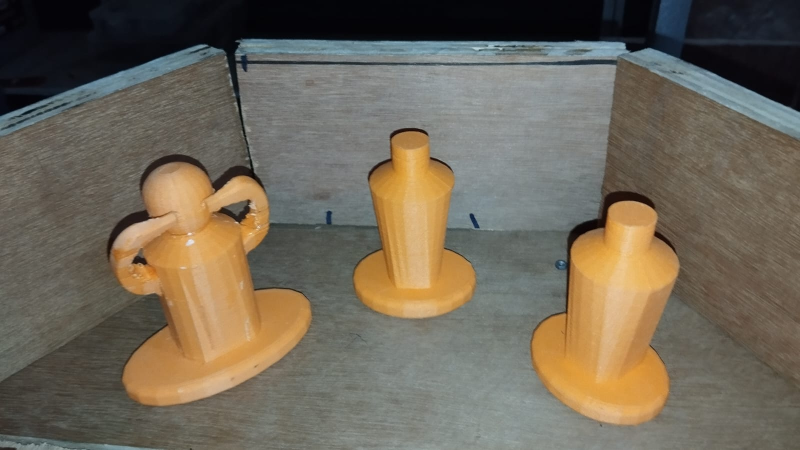
#> input picture g1.jpg, 1600 x 900 px (shown at 1/2 size)
$ python boneka.py
#> lines starting #> are read from the running program, lines starting #| are printed output that depends on the picture; after the words box and inside, x2 and y2 are one past the last pixel; in counts of white or black regions, pixels touching at a corner belong together
import cv2
import numpy as np

# Load image
image1 = cv2.imread("g1.jpg")
#> image1 is the input picture: shape (900, 1600, 3); mean B, G, R 88.8, 104, 112.8
image2 = cv2.imread("g2.jpg")
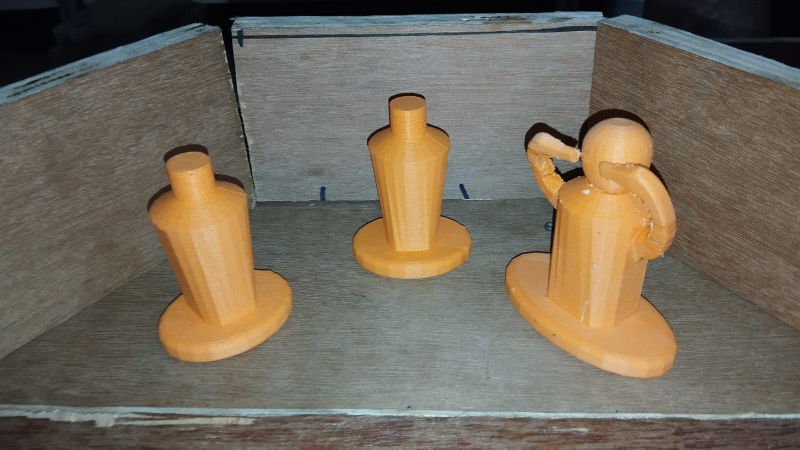
#> input picture g2.jpg, 1600 x 900 px (shown at 1/2 size)
#> image2 is the input picture: shape (900, 1600, 3); mean B, G, R 91.2, 106.6, 116.4
image3 = cv2.imread("g3.jpg")
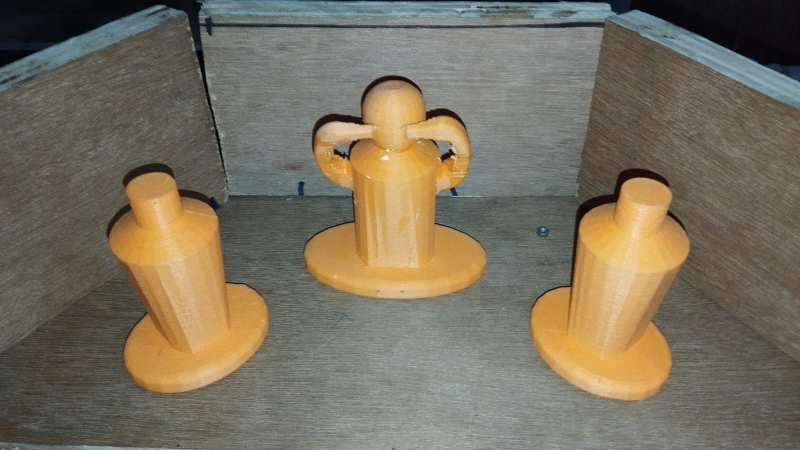
#> input picture g3.jpg, 1600 x 900 px (shown at 1/2 size)
#> image3 is the input picture: shape (900, 1600, 3); mean B, G, R 94.9, 113.3, 121.5

# Convert BGR to HSV
def show_real_people(image):
    hsv = cv2.cvtColor(image, cv2.COLOR_BGR2HSV)
#> hsv: shape (900, 1600, 3); mean H, S, V 50.1, 66.6, 117

    # Define lower and upper bounds for the HSV range
    lower_range = np.array([0, 0, 0])
    upper_range = np.array([255, 180, 170])

    # Threshold the HSV image to get only colors in the specified range
    mask = cv2.inRange(hsv, lower_range, upper_range)
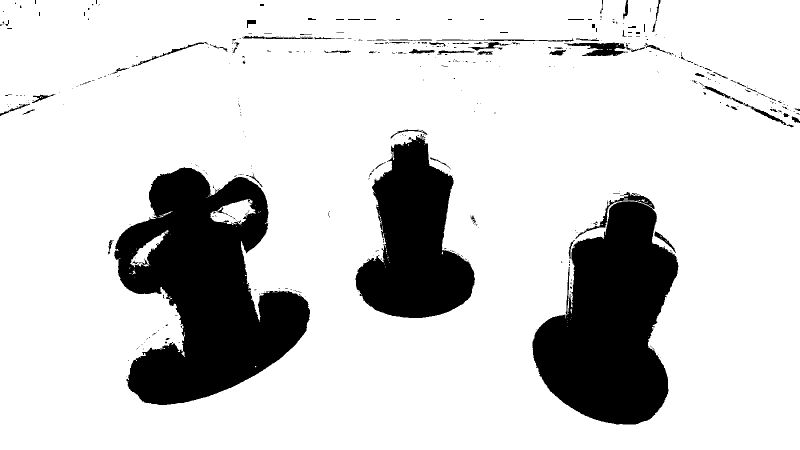
#> mask: shape (900, 1600) (shown at 1/2 size); 82.3% white; 485 black regions (397 under 20 px)

    # Find contours in the mask
    contours, _ = cv2.findContours(mask, cv2.RETR_TREE, cv2.CHAIN_APPROX_SIMPLE)
#> contours = 740 contours, 615 with area under 20; largest, box (x1, y1, x2, y2) and area: (0, 0, 1600, 900) 1436719, (227, 333, 621, 811) 111124, (1064, 401, 1358, 850) 84471, (710, 271, 951, 637) 52818, (420, 398, 512, 450) 2600
    # cv2.drawContours(image, contours, -1, (0,255,0), 3)

    # Sort contours by area in descending order
    contours = sorted(contours, key=cv2.contourArea, reverse=True)[1:4]
#> contours = 3 contours; box (x1, y1, x2, y2) and area: (227, 333, 621, 811) 111124, (1064, 401, 1358, 850) 84471, (710, 271, 951, 637) 52818

    # Draw bounding boxes around the top 3 largest contours
    for idx, contour in enumerate(contours):
        x, y, w, h = cv2.boundingRect(contour)
        cv2.rectangle(image, (x, y), (x + w, y + h), (0, 255, 0), 2)
        cv2.putText(image, f"object {idx+1}", (x,y), cv2.FONT_HERSHEY_SIMPLEX, 2, (255,255,255), 4)
#> this loop made 3 passes
#> (x, y, w, h) on passes 1 to 3: (227, 333, 394, 478), (1064, 401, 294, 449), (710, 271, 241, 366)
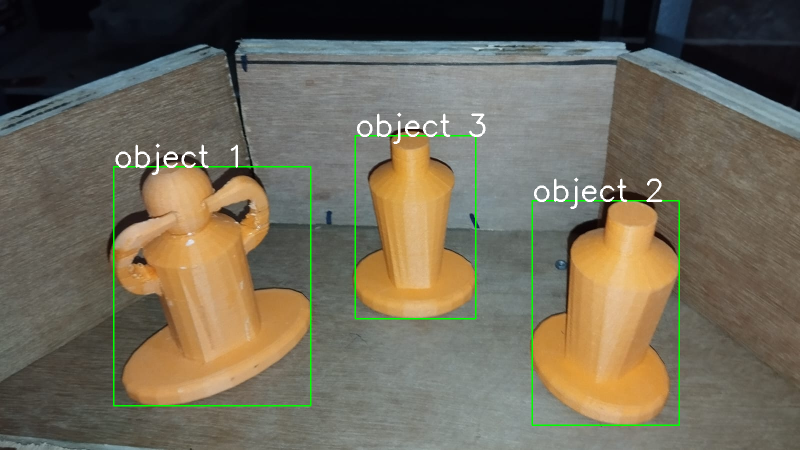
#> image: shape (900, 1600, 3) (shown at 1/2 size); 1.44% of pixels changed, all inside (x1, y1, x2, y2) = (226, 225, 1360, 852)

    object_detection = [
        cv2.matchShapes(contours[1],contours[2],1,0.0),
        cv2.matchShapes(contours[0],contours[1],1,0.0),
        cv2.matchShapes(contours[2],contours[0],1,0.0),
    ]
#> object_detection = [0.161, 0.175, 0.312]

    real_people = object_detection.index(min(object_detection))
#> real_people = 0

    cv2.putText(image, f"object {real_people+1} is real", (0,40), cv2.FONT_HERSHEY_SIMPLEX, 2, (255,255,255), 4)
#> image: shape (900, 1600, 3); 0.31% of pixels changed, all inside (x1, y1, x2, y2) = (4, 0, 489, 57)
    image = cv2.resize(image, (720,480))
#> image: shape (480, 720, 3)

    # print("Matching Shape 2 with Shape 3:", object_detection[1])
    # print("Matching Shape 1 with Shape 2:", object_detection[0])
    # print("Matching Shape 3 with Shape 1:", object_detection[2])
    return image

# Display the resulting image
cv2.imshow("1", show_real_people(image1))
cv2.imshow("2", show_real_people(image2))
#> in show_real_people (call 2), `hsv = cv2.cvtColor(image, cv2.COLOR_BGR2HSV)`: hsv: shape (900, 1600, 3); mean H, S, V 42.6, 61.2, 119.7
#> in show_real_people (call 2), `mask = cv2.inRange(hsv, lower_range, upper_range)`: mask: shape (900, 1600); 82.6% white; 1018 black regions (934 under 20 px)
#> in show_real_people (call 2), `contours, _ = cv2.findContours(mask, cv2.RETR_TREE, cv2.CHAIN_APPROX_S..`: contours = 1488 contours, 1356 with area under 20; largest, box (x1, y1, x2, y2) and area: (0, 0, 1600, 900) 1434674, (1012, 245, 1354, 757) 117089, (307, 324, 583, 725) 65438, (707, 186, 941, 559) 48287, (643, 817, 1433, 839) 7776
#> in show_real_people (call 2), `contours = sorted(contours, key=cv2.contourArea, reverse=True)[1:4]`: contours = 3 contours; box (x1, y1, x2, y2) and area: (1012, 245, 1354, 757) 117089, (307, 324, 583, 725) 65438, (707, 186, 941, 559) 48287
#> the loop in show_real_people (call 2), `for idx, contour in enumerate(contours):` made 3 passes
#> (x, y, w, h) on passes 1 to 3: (1012, 245, 342, 512), (307, 324, 276, 401), (707, 186, 234, 373)
#> after the loop in show_real_people (call 2), `for idx, contour in enumerate(contours):`:
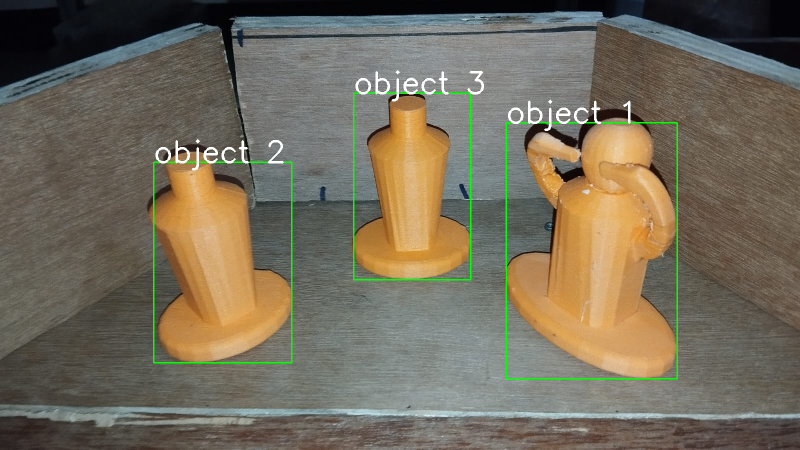
#> image: shape (900, 1600, 3) (shown at 1/2 size); 1.41% of pixels changed, all inside (x1, y1, x2, y2) = (306, 140, 1356, 759)
#> in show_real_people (call 2), `object_detection = [ cv2.matchShapes(contours[1],contours[2],1,0.0), c..`: object_detection = [0.131, 0.225, 0.343]
cv2.imshow("3", show_real_people(image3))
#> in show_real_people (call 3), `hsv = cv2.cvtColor(image, cv2.COLOR_BGR2HSV)`: hsv: shape (900, 1600, 3); mean H, S, V 41.6, 58.2, 125.3
#> in show_real_people (call 3), `mask = cv2.inRange(hsv, lower_range, upper_range)`: mask: shape (900, 1600); 81% white; 1118 black regions (1018 under 20 px)
#> in show_real_people (call 3), `contours, _ = cv2.findContours(mask, cv2.RETR_TREE, cv2.CHAIN_APPROX_S..`: contours = 1509 contours, 1357 with area under 20; largest, box (x1, y1, x2, y2) and area: (0, 0, 1600, 900) 1436050, (611, 173, 972, 598) 99146, (1061, 337, 1379, 801) 89524, (225, 345, 536, 786) 80690, (663, 276, 749, 324) 1777
#> in show_real_people (call 3), `contours = sorted(contours, key=cv2.contourArea, reverse=True)[1:4]`: contours = 3 contours; box (x1, y1, x2, y2) and area: (611, 173, 972, 598) 99146, (1061, 337, 1379, 801) 89524, (225, 345, 536, 786) 80690
#> the loop in show_real_people (call 3), `for idx, contour in enumerate(contours):` made 3 passes
#> (x, y, w, h) on passes 1 to 3: (611, 173, 361, 425), (1061, 337, 318, 464), (225, 345, 311, 441)
#> after the loop in show_real_people (call 3), `for idx, contour in enumerate(contours):`:
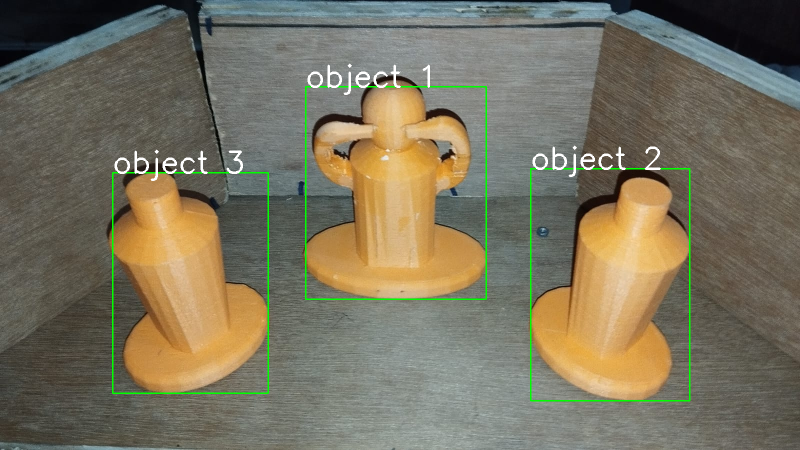
#> image: shape (900, 1600, 3) (shown at 1/2 size); 1.48% of pixels changed, all inside (x1, y1, x2, y2) = (224, 127, 1381, 803)
#> in show_real_people (call 3), `object_detection = [ cv2.matchShapes(contours[1],contours[2],1,0.0), c..`: object_detection = [0.0647, 0.226, 0.259]
#> in show_real_people (call 3), `image = cv2.resize(image, (720,480))`:
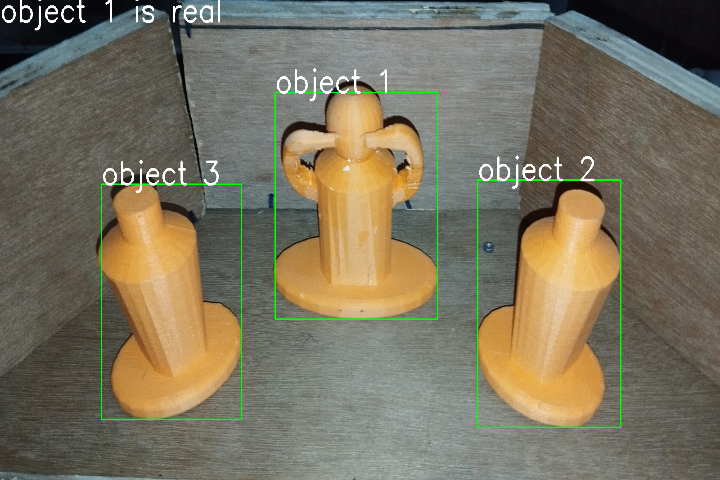
#> image: shape (480, 720, 3); mean B, G, R 95.6, 115.9, 122.1
cv2.waitKey(0)
cv2.destroyAllWindows()
